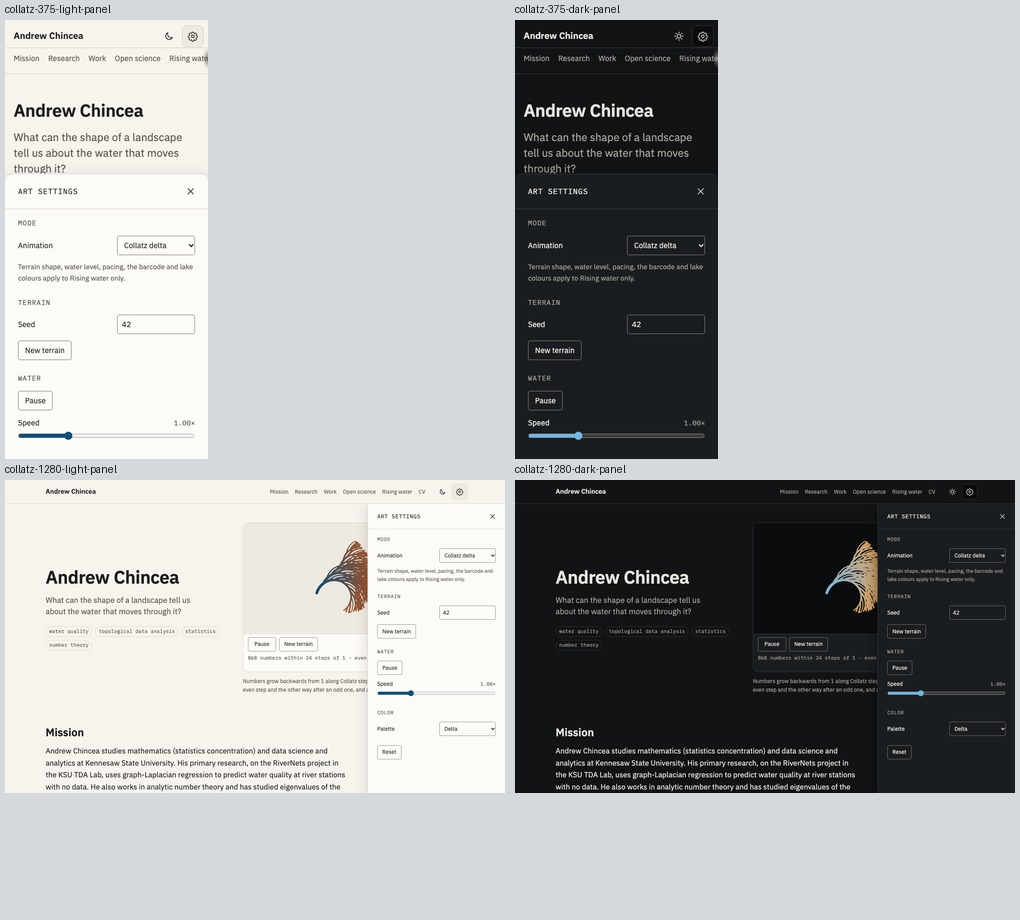
#> input picture docs/checks/F10/attempt-2/contact-collatz-panel.jpg, 1020 x 920 px, given in place of rising-375-light.png, which was not available
$ python f10-retry-contact.py
#> lines starting #> are read from the running program, lines starting #| are printed output that depends on the picture
from pathlib import Path

from PIL import Image, ImageDraw

root = Path("docs/checks/F10/attempt-2")
modes = ("rising", "dye", "pond", "rivers", "collatz")


def sheet(files, suffix):
    cell_w, cell_h = 510, 460
    rows = (len(files) + 1) // 2
    view = Image.new("RGB", (2 * cell_w, rows * cell_h), "#d5d9de")
    labels = ImageDraw.Draw(view)
    for index, file in enumerate(files):
        with Image.open(file) as source:
            thumbnail = source.convert("RGB")
            thumbnail.thumbnail((cell_w - 10, cell_h - 21), Image.Resampling.LANCZOS)
        row, col = divmod(index, 2)
        x, y = col * cell_w + 5, row * cell_h + 3
        labels.text((x, y), file.stem, fill="#14191e")
        view.paste(thumbnail, (x, y + 17))
    view.save(root / f"contact-{suffix}.jpg", quality=92)


for mode in modes:
    backgrounds = []
    panels = []
    for width in (375, 768, 1280):
        for theme in ("light", "dark"):
            backgrounds.append(root / f"{mode}-{width}-{theme}.png")
            panel = root / f"{mode}-{width}-{theme}-panel.png"
            if panel.exists():
                panels.append(panel)
    sheet(backgrounds, mode)
#> in sheet, `view = Image.new("RGB", (2 * cell_w, rows * cell_h), "#d5d9de")`:
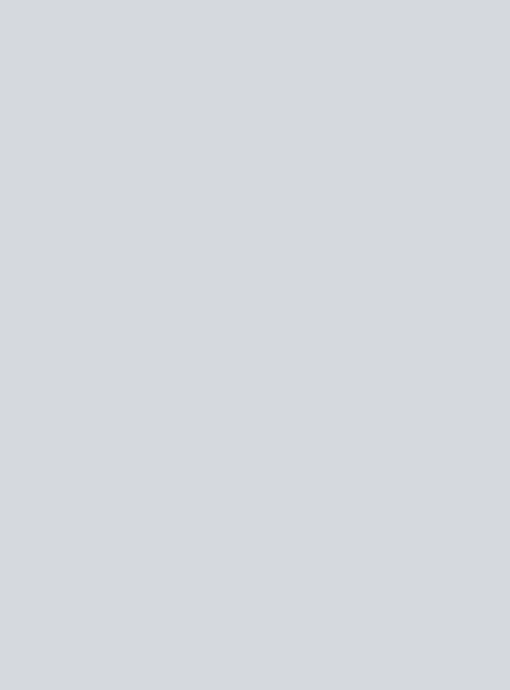
#> view: PIL image 1020x1380 RGB (shown at 1/2 size); mean R, G, B 213, 217, 222
#> in sheet, source is the input picture: PIL image 1020x920 RGB; mean R, G, B 171.8, 173.1, 174.5
#> in sheet, `view.paste(thumbnail, (x, y + 17))`:
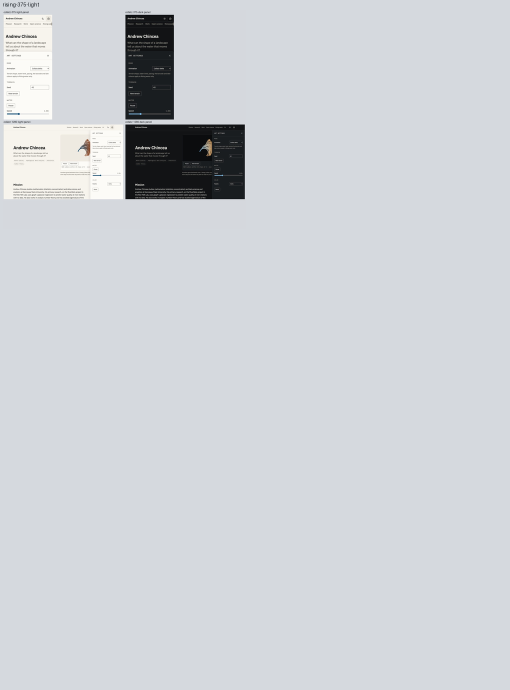
#> view: PIL image 1020x1380 RGB (shown at 1/2 size); mean R, G, B 206.7, 210.3, 214.8
#> (the run stopped early here; a loop or call above may not have finished)

$ run again, on docs/checks/F10/attempt-2/contact-pond.jpg
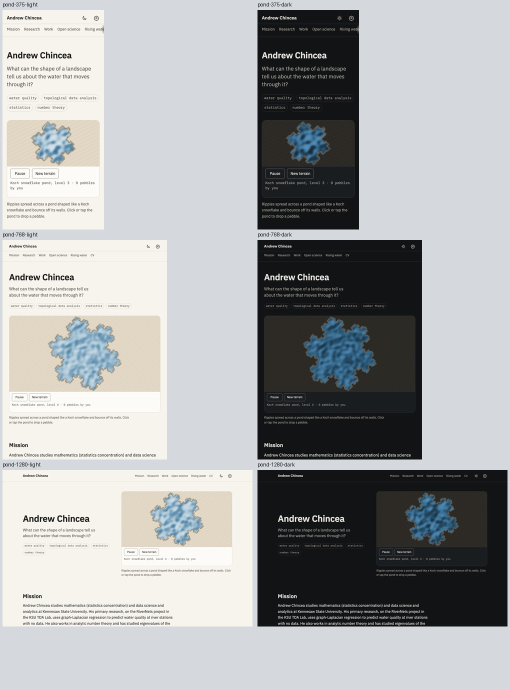
#> input picture docs/checks/F10/attempt-2/contact-pond.jpg, 1020 x 1380 px, given in place of rising-375-light.png, which was not available (shown at 1/2 size)
#> in sheet, source is the input picture: PIL image 1020x1380 RGB; mean R, G, B 167.8, 169.3, 170.2
#> in sheet, `thumbnail.thumbnail((cell_w - 10, cell_h - 21), Image.Resampling.LANCZ..`:
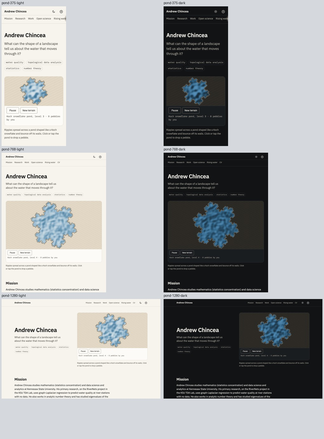
#> thumbnail: PIL image 324x439 RGB; mean R, G, B 167.8, 169.3, 170.2
#> in sheet, `view.paste(thumbnail, (x, y + 17))`:
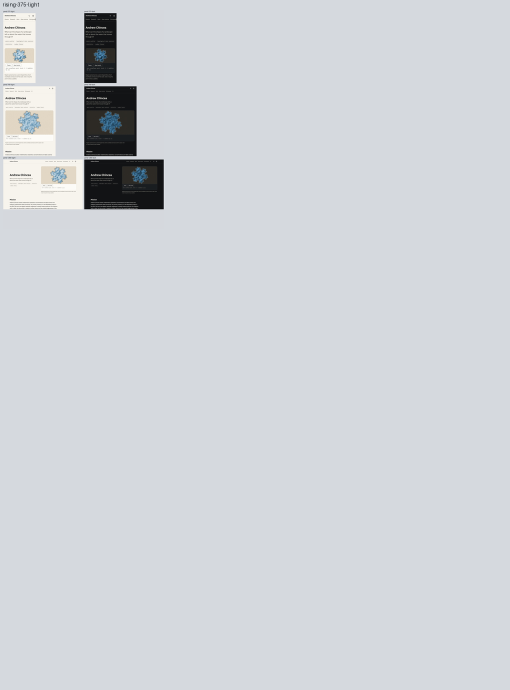
#> view: PIL image 1020x1380 RGB (shown at 1/2 size); mean R, G, B 208.4, 212.2, 216.7

$ run again, on docs/checks/F10/attempt-2/contact-reduced-motion.jpg
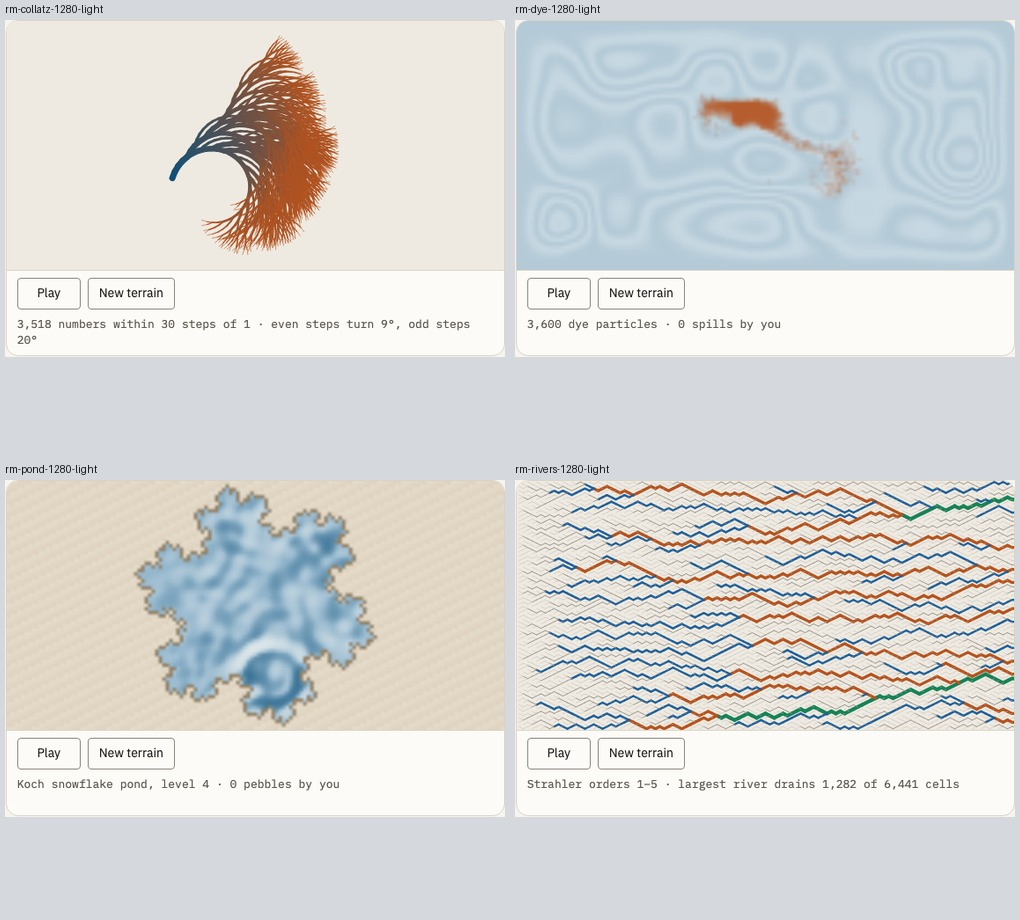
#> input picture docs/checks/F10/attempt-2/contact-reduced-motion.jpg, 1020 x 920 px, given in place of rising-375-light.png, which was not available
#> in sheet, source is the input picture: PIL image 1020x920 RGB; mean R, G, B 215.8, 216.6, 215
#> in sheet, `thumbnail.thumbnail((cell_w - 10, cell_h - 21), Image.Resampling.LANCZ..`:
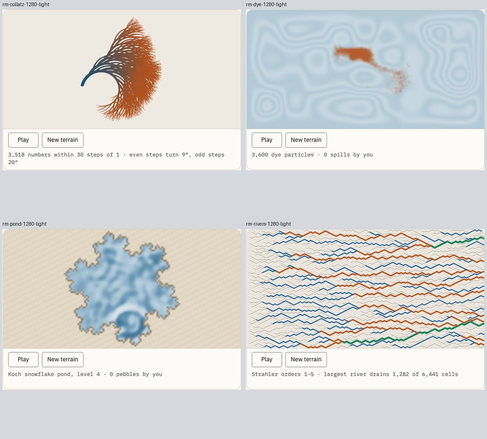
#> thumbnail: PIL image 487x439 RGB; mean R, G, B 215.8, 216.6, 215
#> in sheet, `view.paste(thumbnail, (x, y + 17))`:
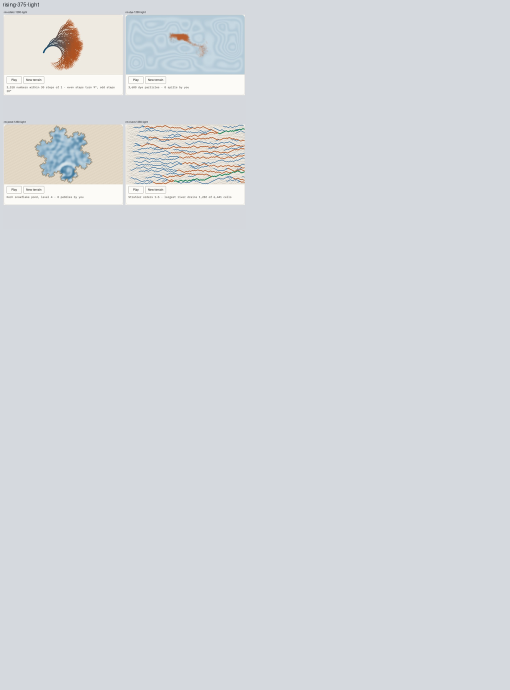
#> view: PIL image 1020x1380 RGB (shown at 1/2 size); mean R, G, B 213.4, 216.9, 220.9
